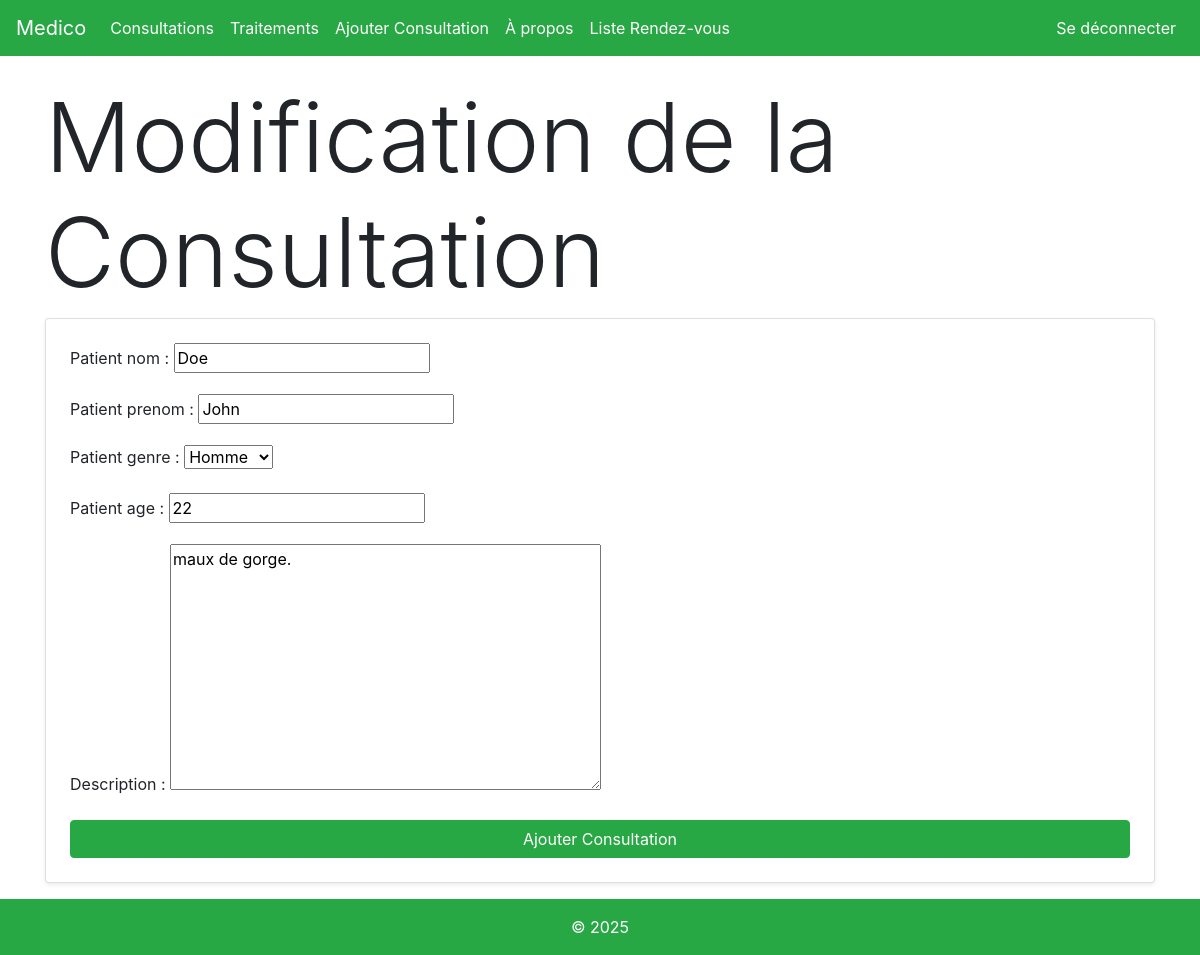
Page /changer_consultation/10/ (signed in) on the earlier database version.
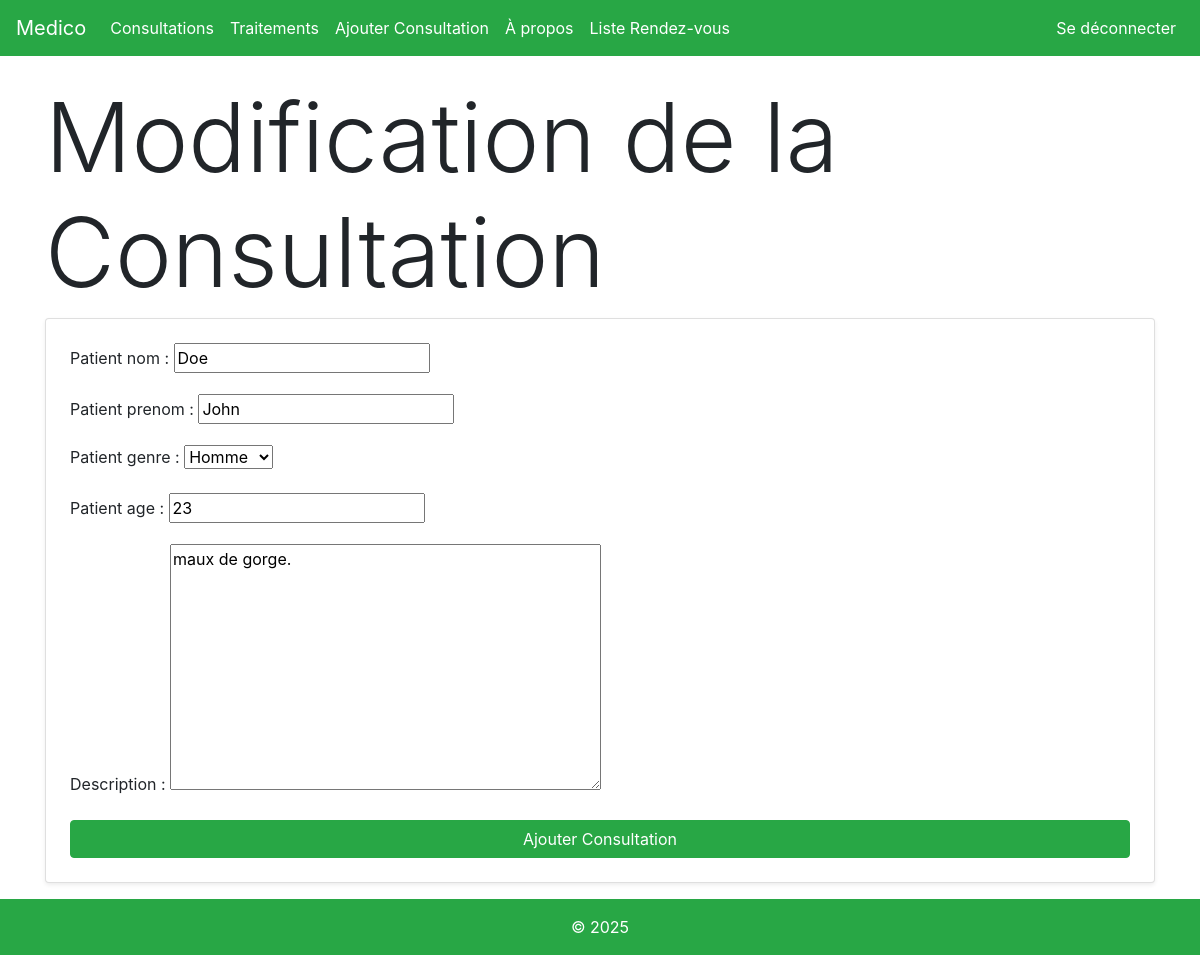
Same page on the later database version.
### medico/models.py (models this page shows)
class Consultation(models.Model):
    GENRE_CHOIX = [('F', "Femme"), ('H', "Homme")]
    patient_nom = models.CharField(max_length=40, null=False)
    patient_prenom = models.CharField(max_length=30, null=False)
    patient_genre = models.CharField(max_length=1, null=False, choices=GENRE_CHOIX)
    patient_age = models.IntegerField(null=False)
    description = models.TextField(null=False)
    date_consultation = models.DateField(null=False)

### medico/views.py (the view)
# urls.py: path('changer_consultation/<int:consultationID>/',views.editConsultation, name='editConsultation' ),
def editConsultation(request,consultationID):
    permission = checkpermissions(request)
    if permission:
        return permission
    consultation = get_object_or_404(Consultation,pk=consultationID)
    if request.method =="POST":
        form = ConsultationForm(request.POST,instance=consultation)
        id=check_save(form,request)
        return redirect("consultationDetail",consultationID=id)
    else:
        form=ConsultationForm(instance=consultation)
    return render(
        request,"medico/consultationModif.html",{"form": form, "button_label": "modifier"},
    )

### medico/forms.py
class ConsultationForm(forms.ModelForm):
    class Meta:
        model = Consultation
        fields = ['patient_nom', 'patient_prenom', 'patient_genre', 'patient_age', 'description']
    def __init__(self, *args, **kwargs):
        super().__init__(*args, **kwargs)
        self.instance.date_consultation = date.today()

### medico/views.py (called while the page is built)
def checkpermissions(request):
    if not (request.session.get('is_doctor') or request.session.get('is_admin')):
        return redirect('about')

### medico/templates/medico/consultationModif.html (shortened to what this page needs)
{% extends 'medico/main.html'%}
{% load django_bootstrap5 %}
{% block content %}
<!DOCTYPE html>
<html lang="en">
<head>
</head>
<body>
    <h1 class="display-1">Modification de la Consultation {{ consultation.pk }} </h1>
     <form method="post" class="card p-4 shadow-sm">
        {{ form.as_p }}
        <button type="submit" class="btn btn-success">Ajouter Consultation</button>
    </form>
</body>
</html>
{% endblock %}

Differences in the rows shown:
changed Consultation "Doe": patient_age "22" → "23"
